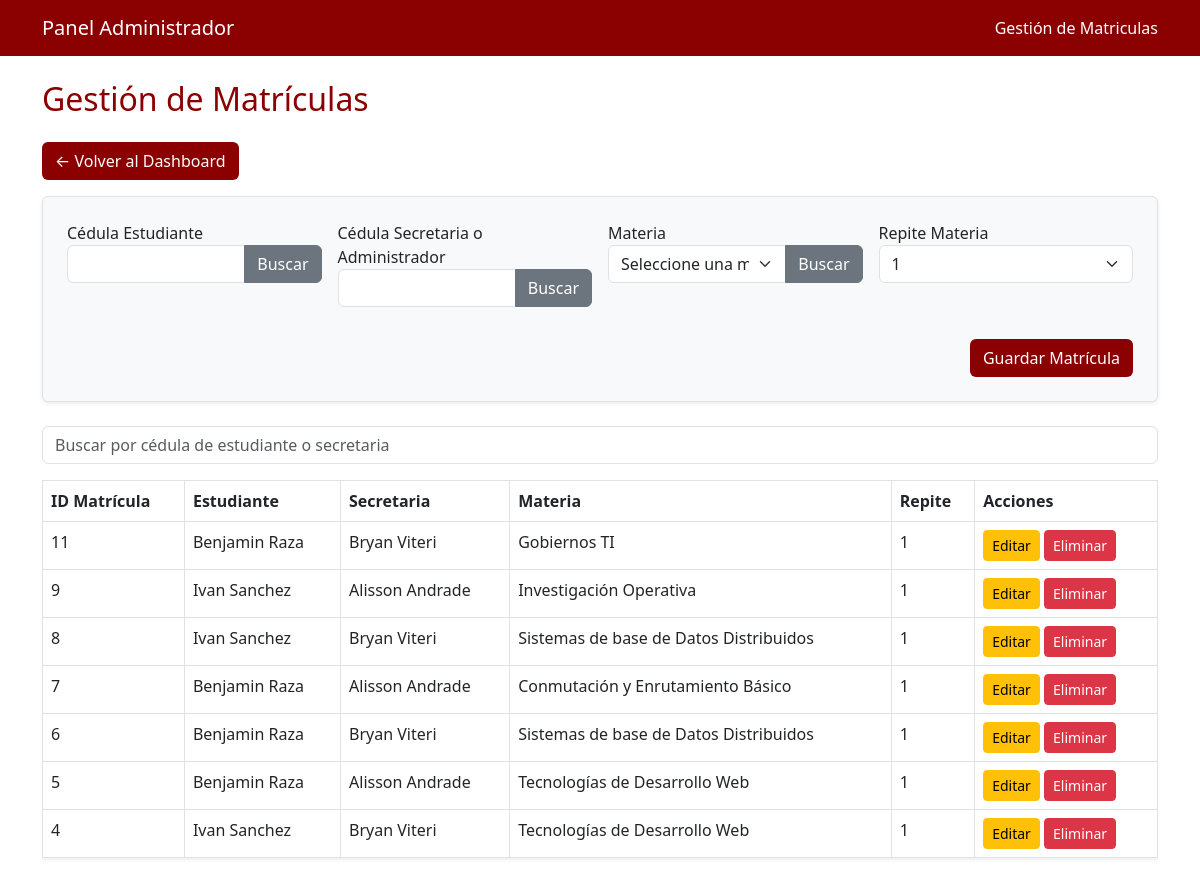
/app/vistas/admin/matriculas.php (signed in), run on the app's committed database.
### tables this page shows
CREATE TABLE `matriculas` (
  `IdMatricula` int(11) NOT NULL,
  `CedulaEstudiante` varchar(10) DEFAULT NULL,
  `CedulaSecretaria` varchar(10) DEFAULT NULL,
  `IdMateria` varchar(10) DEFAULT NULL,
  `RepiteMateria` int(1) DEFAULT NULL
);

CREATE TABLE `usuarios` (
  `Cedula` varchar(10) NOT NULL,
  `PrimerNombre` varchar(50) DEFAULT NULL,
  `SegundoNombre` varchar(50) DEFAULT NULL,
  `PrimerApellido` varchar(50) DEFAULT NULL,
  `SegundoApellido` varchar(50) DEFAULT NULL,
  `CorreoInstitucional` varchar(100) DEFAULT NULL,
  `Provincia` varchar(50) DEFAULT NULL,
  `Rol` varchar(20) DEFAULT NULL CHECK (`Rol` in ('ADMINISTRADOR','ESTUDIANTE','PROFESOR','SECRETARIA')),
  `Contrasena` varchar(100) NOT NULL
);

CREATE TABLE `materias` (
  `IdMateria` varchar(10) NOT NULL,
  `NombreMateria` varchar(100) DEFAULT NULL,
  `Creditos` int(11) DEFAULT NULL,
  `IdSemestre` int(11) DEFAULT NULL,
  `IdProfesor` varchar(10) DEFAULT NULL
);

### app/vistas/admin/matriculas.php (the view, shortened to what this page needs)
<?php
require '../../config/conexion.php';
$editar = false;
$matriculaEditar = null;
$filtro = $_GET['filtro'] ?? '';
$sql = "SELECT m.IdMatricula, m.CedulaEstudiante, m.CedulaSecretaria, m.IdMateria, m.RepiteMateria,
               e.PrimerNombre AS NombreEstudiante, e.PrimerApellido AS ApellidoEstudiante,
               s.PrimerNombre AS NombreSecretaria, s.PrimerApellido AS ApellidoSecretaria,
               mat.NombreMateria
        FROM Matriculas m
        JOIN Usuarios e ON m.CedulaEstudiante = e.Cedula
        JOIN Usuarios s ON m.CedulaSecretaria = s.Cedula
        JOIN Materias mat ON m.IdMateria = mat.IdMateria
        WHERE m.CedulaEstudiante LIKE :filtro OR m.CedulaSecretaria LIKE :filtro
        ORDER BY m.IdMatricula DESC";
$stmt = $conexion->prepare($sql);
$stmt->execute(['filtro' => "%$filtro%"]);
$matriculas = $stmt->fetchAll(PDO::FETCH_ASSOC);
?>
<!DOCTYPE html>
<html lang="es">
<head>
    <link href="https://cdn.jsdelivr.net/npm/bootstrap@5.3.0/dist/css/bootstrap.min.css" rel="stylesheet">
</head>
<body>
<nav class="navbar navbar-expand-lg navbar-custom">
    <div class="container">
        <a class="navbar-brand" href="#">Panel Administrador</a>
        <span class="navbar-text">Gestión de Matriculas</span>
    </div>
</nav>
<div class="container mt-4">
    <h2 class="mb-4">Gestión de Matrículas</h2>
    <a href="../../dashboard.php" class="btn btn-rojo mb-3">← Volver al Dashboard</a>
    <form action="procesar_matricula.php" method="POST" class="border p-4 rounded shadow-sm bg-light mb-4">
        <div class="row g-3">
            <div class="col-md-3">
                <label for="cedula_estudiante">Cédula Estudiante</label>
                <div class="input-group">
                    <input type="text" name="cedula_estudiante" id="cedula_estudiante" class="form-control" required
                           value="<?= $editar ? $matriculaEditar['CedulaEstudiante'] : '' ?>" readonly>
                    <button type="button" class="btn btn-secondary" data-bs-toggle="modal" data-bs-target="#modalEstudiantes">Buscar</button>
                </div>
            </div>
            <div class="col-md-3">
                <label for="cedula_secretaria">Cédula Secretaria o Administrador</label>
                <div class="input-group">
                    <input type="text" name="cedula_secretaria" id="cedula_secretaria" class="form-control" required
                           value="<?= $editar ? $matriculaEditar['CedulaSecretaria'] : '' ?>" readonly>
                    <button type="button" class="btn btn-secondary" data-bs-toggle="modal" data-bs-target="#modalSecretarias">Buscar</button>
                </div>
            </div>
            <div class="col-md-3">
                <label for="id_materia">Materia</label>
                <div class="input-group">
                    <select name="id_materia" id="id_materia" class="form-select" required>
                        <option value="">Seleccione una materia</option>
                    </select>
                    <button type="button" class="btn btn-secondary" data-bs-toggle="modal" data-bs-target="#modalMaterias">Buscar</button>
                </div>
            </div>
            <div class="col-md-3">
                <label for="repite_materia">Repite Materia</label>
                <select name="repite_materia" id="repite_materia" class="form-select" required>
                    <option value="1" <?= ($editar && $matriculaEditar['RepiteMateria'] == 1) ? 'selected' : '' ?>>1</option>
                </select>
            </div>
            <div class="col-md-12 text-end">
                <button class="btn btn-rojo mt-3" type="submit">
                    <?= $editar ? 'Actualizar Matrícula' : 'Guardar Matrícula' ?>
                </button>
            </div>
        </div>
    </form>
    <form method="GET" class="mb-3">
        <input type="text" name="filtro" class="form-control" placeholder="Buscar por cédula de estudiante o secretaria" value="<?= htmlspecialchars($filtro) ?>">
    </form>
    <div class="table-responsive">
        <table class="table table-bordered table-hover shadow-sm">
            <thead>
                <tr>
                    <th>ID Matrícula</th>
                    <th>Estudiante</th>
                    <th>Secretaria</th>
                    <th>Materia</th>
                    <th>Repite</th>
                    <th>Acciones</th>
                </tr>
            </thead>
            <tbody>
                <?php foreach ($matriculas as $m): ?>
                    <tr>
                        <td><?= $m['IdMatricula'] ?></td>
                        <td><?= $m['NombreEstudiante'] . ' ' . $m['ApellidoEstudiante'] ?></td>
                        <td><?= $m['NombreSecretaria'] . ' ' . $m['ApellidoSecretaria'] ?></td>
                        <td><?= $m['NombreMateria'] ?></td>
                        <td><?= $m['RepiteMateria'] ?></td>
                        <td>
                            <a href="matriculas.php?editar=<?= $m['IdMatricula'] ?>" class="btn btn-warning btn-sm">Editar</a>
                            <a href="eliminar_matricula.php?id=<?= $m['IdMatricula'] ?>" class="btn btn-danger btn-sm" onclick="return confirm('¿Estás seguro de eliminar esta matrícula?')">Eliminar</a>
                        </td>
                    </tr>
                <?php endforeach; ?>
            </tbody>
        </table>
    </div>
</div>
</body>
</html>

### app/vistas/admin/matriculas.php (style rules this page uses)
body { background-color: #ffffff; }
.navbar-custom { background-color: #8B0000; }
.navbar-custom .navbar-brand, .navbar-custom .nav-link, .navbar-custom .navbar-text { color: #ffffff; }
.btn-rojo { background-color: #8B0000; color: white; }
.table thead { background-color: #8B0000; color: white; }
h2 { color: #8B0000; }

### data on the page
matriculas: IdMatricula "11", CedulaEstudiante.PrimerNombre "Benjamin", CedulaEstudiante.PrimerApellido "Raza", CedulaSecretaria.PrimerNombre "Bryan", CedulaSecretaria.PrimerApellido "Viteri", IdMateria.NombreMateria "Gobiernos TI", RepiteMateria "1"
matriculas: IdMatricula "9", CedulaEstudiante.PrimerNombre "Ivan", CedulaEstudiante.PrimerApellido "Sanchez", CedulaSecretaria.PrimerNombre "Alisson", CedulaSecretaria.PrimerApellido "Andrade", IdMateria.NombreMateria "Investigación Operativa", RepiteMateria "1"
matriculas: IdMatricula "8", CedulaEstudiante.PrimerNombre "Ivan", CedulaEstudiante.PrimerApellido "Sanchez", CedulaSecretaria.PrimerNombre "Bryan", CedulaSecretaria.PrimerApellido "Viteri", IdMateria.NombreMateria "Sistemas de base de Datos Distribuidos", RepiteMateria "1"
matriculas: IdMatricula "7", CedulaEstudiante.PrimerNombre "Benjamin", CedulaEstudiante.PrimerApellido "Raza", CedulaSecretaria.PrimerNombre "Alisson", CedulaSecretaria.PrimerApellido "Andrade", IdMateria.NombreMateria "Conmutación y Enrutamiento Básico", RepiteMateria "1"
matriculas: IdMatricula "6", CedulaEstudiante.PrimerNombre "Benjamin", CedulaEstudiante.PrimerApellido "Raza", CedulaSecretaria.PrimerNombre "Bryan", CedulaSecretaria.PrimerApellido "Viteri", IdMateria.NombreMateria "Sistemas de base de Datos Distribuidos", RepiteMateria "1"
matriculas: IdMatricula "5", CedulaEstudiante.PrimerNombre "Benjamin", CedulaEstudiante.PrimerApellido "Raza", CedulaSecretaria.PrimerNombre "Alisson", CedulaSecretaria.PrimerApellido "Andrade", IdMateria.NombreMateria "Tecnologías de Desarrollo Web", RepiteMateria "1"
matriculas: IdMatricula "4", CedulaEstudiante.PrimerNombre "Ivan", CedulaEstudiante.PrimerApellido "Sanchez", CedulaSecretaria.PrimerNombre "Bryan", CedulaSecretaria.PrimerApellido "Viteri", IdMateria.NombreMateria "Tecnologías de Desarrollo Web", RepiteMateria "1"
